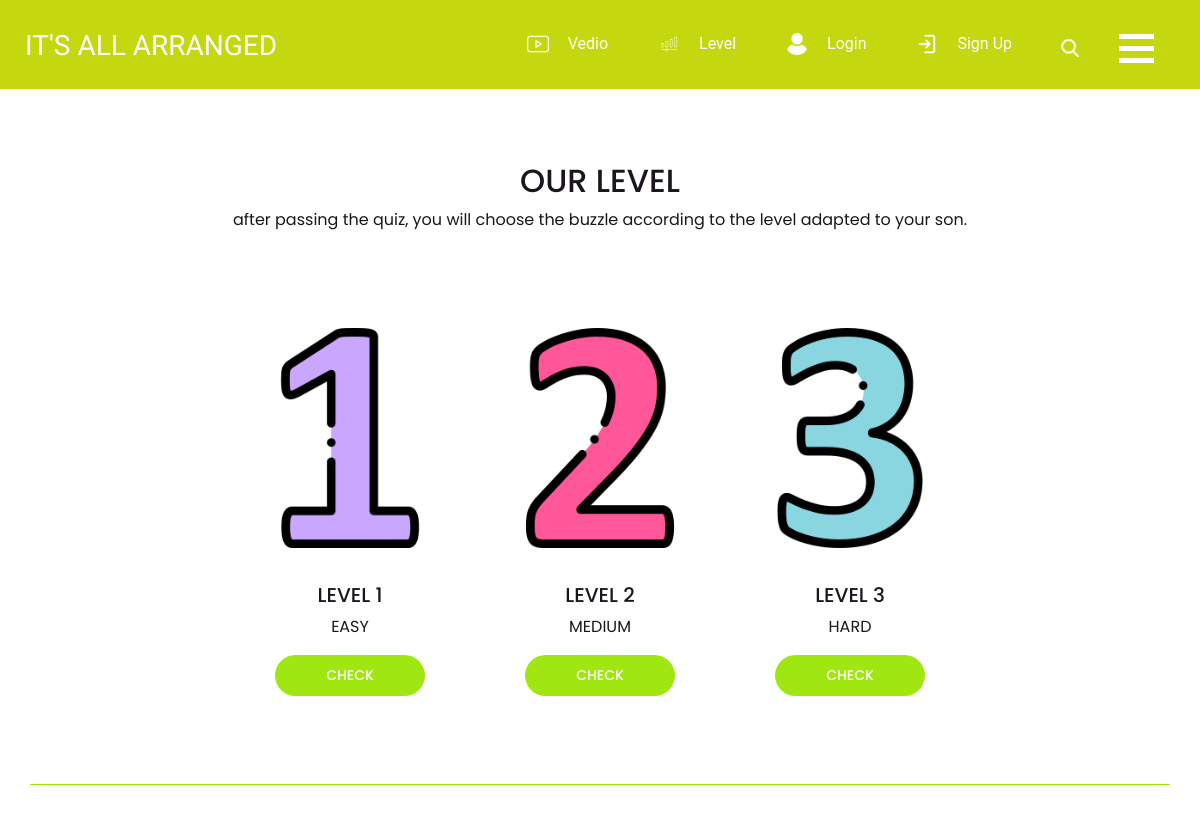
The app's page /Level/ with its own data.
### MyApp/models.py (models this page shows, shortened)
class Level(models.Model):
    Level = models.IntegerField(blank=False, null=False)
    Description = models.CharField(max_length=500,blank=False, null=False)
    image = models.ImageField(blank=False, null=False)
    IQ_Interval = models.IntegerField(null=True, blank=True)

### MyApp/views.py (the view)
# urls.py: path('Level/',level , name='level'),
def level(request):
    cours = Cours.objects.all()
    levels = Level.objects.all()
    context = {'cours': cours, 'levels': levels}
    return render(request,'MyApp/level.html',context)

### MyApp/templates/MyApp/level.html (shortened to what this page needs)
<!DOCTYPE html>
{% load static %}
<html>
<head>
  <link rel="stylesheet" type="text/css"
    href="https://cdnjs.cloudflare.com/ajax/libs/OwlCarousel2/2.1.3/assets/owl.carousel.min.css" />
  <link rel="stylesheet" type="text/css" href="{% static 'css/bootstrap.css' %}" />
  <link href="{% static 'css/style5.css' %}" rel="stylesheet" />
  <link href="{% static 'css/responsive.css' %}" rel="stylesheet" />
</head>
<body class="sub_page">
  <body class="">
  <div class="hero_area">
    <header class="header_section">
      <div class="container-fluid">
        <nav class="navbar navbar-expand-lg custom_nav-container">
          <a class="navbar-brand" href="{% url 'homepage'%}">
            <span>
              IT'S ALL ARRANGED
            </span>
          </a>
          <div class="navbar-collapse" id="">
            <div class="d-none d-lg-flex ml-auto flex-column flex-lg-row align-items-center">
              <ul class="navbar-nav  ">
                 <li class="nav-item">
                  <a class="nav-link" href="{% url 'playlist' %}">
                    <img src="{% static 'images/cmd2.png' %}" alt="" />
                    <span>Vedio</span></a>
                </li>
                 <li class="nav-item">
                          <a class="nav-link" href="{% url 'level' %}">
                            <img src="{% static 'images/volume-control.png' %}" alt="" />
                            <span>Level</span></a>
                 </li>
                {% if not request.user.is_authenticated %}
                    <li class="nav-item">
                      <a class="nav-link" href="{% url 'Login'%}">
                        <img src="{% static 'images/cmd3.png' %}" alt="" />
                        <span>Login</span></a>
                    </li>
                    <li class="nav-item">
                      <a class="nav-link" href="{% url 'Signin'%}">
                        <img src="{% static 'images/cmd1.png' %}" alt="" />
                        <span>Sign Up</span>
                      </a>
                      </li>
              {% endif %}
              </ul>
              <form class="form-inline my-2 mb-3 mb-lg-0 mr-5">
                <button class="btn  my-2 my-sm-0 nav_search-btn" type="submit"></button>
              </form>
            </div>
            <div class="custom_menu-btn">
              <button onclick="openNav()">
                <span class="s-1">
                </span>
                <span class="s-2">
                </span>
                <span class="s-3">
                </span>
              </button>
            </div>
          </div>
        </nav>
      </div>
    </header>
  </div>
  <section class="team_section layout_padding">
    <div class="container">
      <h2>
        OUR LEVEL
      </h2>
      <p>
       after passing the quiz, you will choose the buzzle according to the level adapted to your son.
      </p>
    </div>
    <div class="container">
      <div class="team_card-container layout_padding2">
        {% for l in levels %}
        <div class="team_card">
          <div class="team_img-box">
            <img src="{{l.image.url}}" alt="">
          </div>
          <div class="team_detail-box">
            <h5>
            Level {{l.Level}}
            </h5>
            <p>
          {{l.Description}}
             </p>
            <div class="team_follow">
             <a href="{% url 'levelpage' l.id %}">
               <h5 class="check" >
                Check
              </h5>
             </a>
            </div>
          </div>
        </div>
                {% endfor  %}
      </div>
    </div>
  </section>
</body>
</html>

### MyApp/static/css/style5.css (style rules this page uses)
body { font-family: "Poppins", sans-serif; color: #1b161d; background-color: #ffffff; }
.layout_padding { padding: 75px 0; }
.layout_padding2 { padding: 45px 0; }
.hero_area { height: 98vh; position: relative; }
.sub_page .hero_area { height: auto; }
.hero_area::before { content: ""; position: absolute; width: 100%; height: 102%; left: 0; top: 0; background-color: #c4d70f; clip-path: polygon(0 0, 100% 0, 100% 73%, 0% 100%); }
.sub_page .hero_area::before { clip-path: none; }
.header_section .container-fluid { padding-right: 25px; padding-left: 25px; }
.custom_nav-container.navbar-expand-lg .navbar-nav .nav-link img { width: 22px; margin-right: 15px; }
.custom_nav-container.navbar-expand-lg .navbar-nav .nav-link { padding: 0px 25px; color: #fefeff; text-align: center; font-family: "Roboto", sans-serif; }
.custom_menu-btn { z-index: 9; position: absolute; right: 15px; top: 14px; }
.custom_menu-btn button { margin-top: 12px; outline: none; border: none; background-color: transparent; }
.custom_menu-btn button span { display: block; width: 35px; height: 5px; background-color: #fff; margin: 7px 0; transition: all .3s; }
.custom_menu-btn .s-2 { transition: all .1s; }
a, a:hover, a:focus { text-decoration: none; }
.btn, .btn:focus { outline: none !important; box-shadow: none; }
.custom_nav-container .nav_search-btn { background-image: url(../images/search-icon.png); background-size: 18px; background-repeat: no-repeat; width: 35px; height: 35px; padding: 0; border: none; margin: 0 40px 0 15px; background-position: center; }
.navbar-brand { display: flex; align-items: center; }
.navbar-brand span { font-family: 'Dosis', sans-serif; text-transform: uppercase; font-size: 28px; font-weight: 500; color: #fefeff; margin-top: 5px; }
.custom_nav-container { z-index: 99999; padding: 15px 0; }
.team_section { text-align: center; }
.team_card-container { display: flex; flex-wrap: wrap; justify-content: center; border-bottom: 1px solid #9be604; }
.team_card { width: 250px; padding: 0 15px; margin: 35px 0; }
.team_card h5 { text-transform: uppercase; }
.team_card img { width: 100%; }
.team_detail-box { width: 150px; margin: 35px auto 0 auto; }

### MyApp/static/css/responsive.css (style rules this page uses)
@media (min-width: 1200px) { .container { max-width: 1170px; } }

### MyApp/templates/MyApp/level.html (style rules this page uses)
.check { border: none; background-color: #a0e711; color: white; padding: 12px 45px; font-size: 14px; border-radius: 25px; text-transform: uppercase; }

### records on screen
Level: image (picture), Level "1", Description "EASY"
Level: image (picture), Level "2", Description "MEDIUM"
Level: image (picture), Level "3", Description "HARD"
